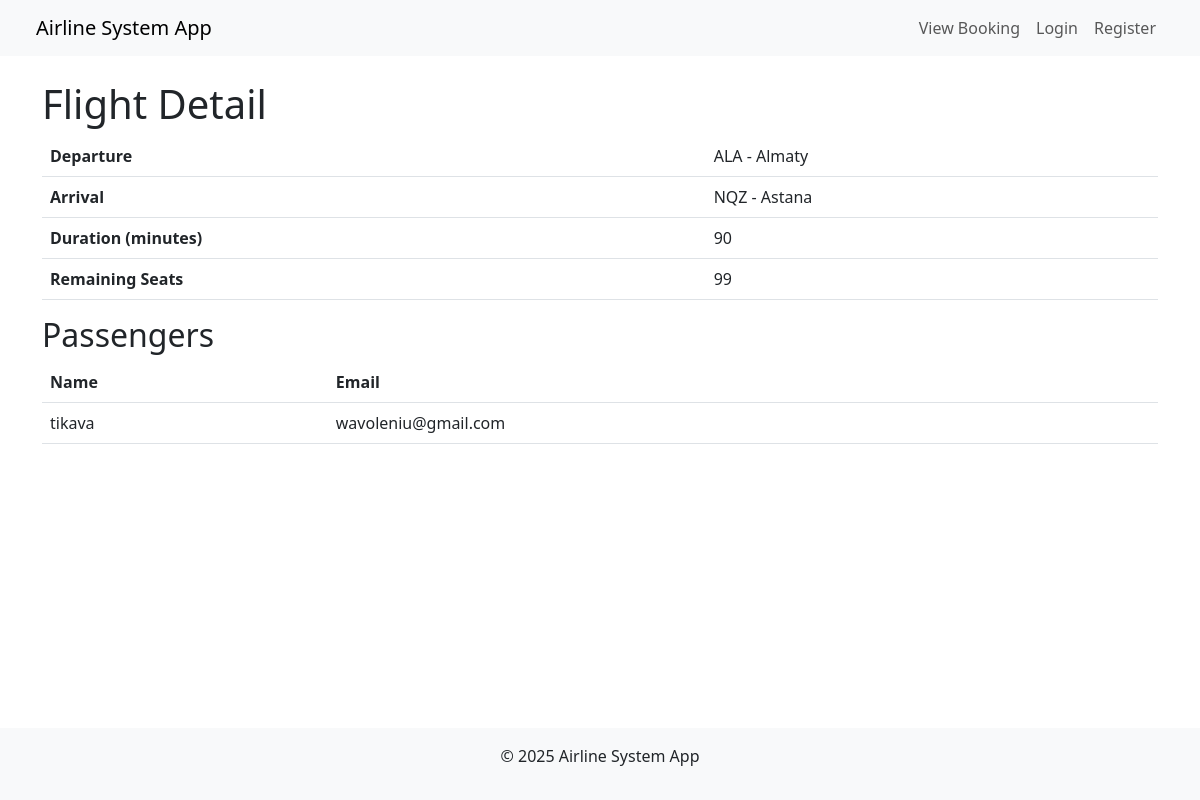
Screenshot of /flights/1/ with the database file from the repository.
### flights/models.py (models this page shows, shortened)
class Flight(models.Model):
    origin = models.ForeignKey(Airport, on_delete=models.CASCADE, related_name="departures")
    destination = models.ForeignKey(Airport, on_delete=models.CASCADE, related_name="arrivals")
    duration = models.PositiveIntegerField()
    capacity = models.PositiveIntegerField()

class Airport(models.Model):
    code = models.CharField(max_length=3, unique=True)
    city = models.CharField(max_length=100)
    def __str__(self):
        return f"{self.code} - {self.city}"

class Passenger(models.Model):
    user = models.OneToOneField(User, on_delete=models.CASCADE)
    name = models.CharField(max_length=100)
    promocode = models.CharField(max_length=50, blank=True, null=True)

### flights/views.py (the view)
# urls.py: path('flights/<int:flight_id>/', views.flight_detail, name='flight_detail'),
def flight_detail(request, flight_id):
    flight = models.Flight.objects.get(id=flight_id)
    bookings = models.Booking.objects.filter(flight=flight)
    passengers = [booking.passenger for booking in bookings]
    context = {
        'flight': flight,
        'passengers': passengers,
    }
    return render(request, 'flights/flight_detail.html', context)

### flights/templates/flights/flight_detail.html (shortened to what this page needs)
{% extends 'base.html' %}
{% block content %}
<h1>Flight Detail</h1>
<table class="table">
    <tr>
        <th>Departure</th>
        <td>{{ flight.origin }}</td>
    </tr>
    <tr>
        <th>Arrival</th>
        <td>{{ flight.destination }}</td>
    </tr>
    <tr>
        <th>Duration (minutes)</th>
        <td>{{ flight.duration }}</td>
    </tr>
    <tr>
        <th>Remaining Seats</th>
        <td>{{ flight.capacity }}</td>
    </tr>
</table>
<h2>Passengers</h2>
{% if passengers %}
    <table class="table">
        <thead>
            <tr>
                <th>Name</th>
                <th>Email</th>
            </tr>
        </thead>
        <tbody>
            {% for passenger in passengers %}
                <tr>
                    <td>{{ passenger.name }}</td>
                    <td>{{ passenger.user.email }}</td>
                </tr>
            {% endfor %}
        </tbody>
    </table>
{% else %}
    <div class="alert alert-info text-center">
        <p>No passengers booked for this flight. Be the first to book!</p>
        <a href="{% url 'flights:flight_book' flight.id %}" class="btn btn-primary">Book Now</a>
    </div>
{% endif %}
{% endblock %}

### rows the page displays
Flight: origin "ALA - Almaty", destination "NQZ - Astana", duration "90", capacity "99"
Passenger: name "tikava", user.email "wavoleniu@gmail.com"
